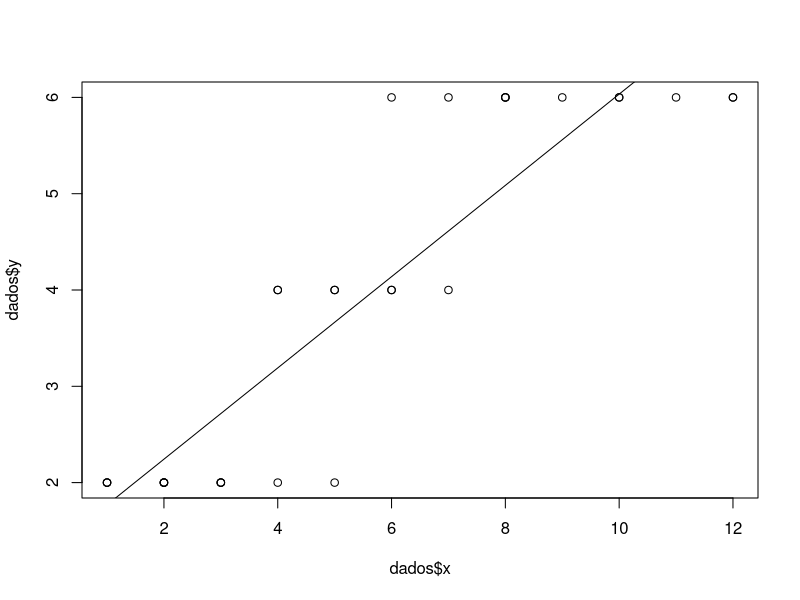
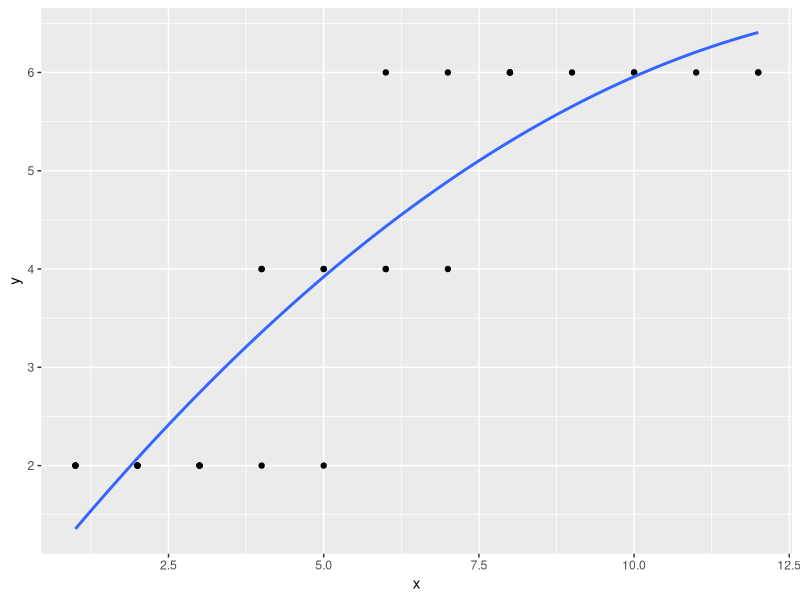
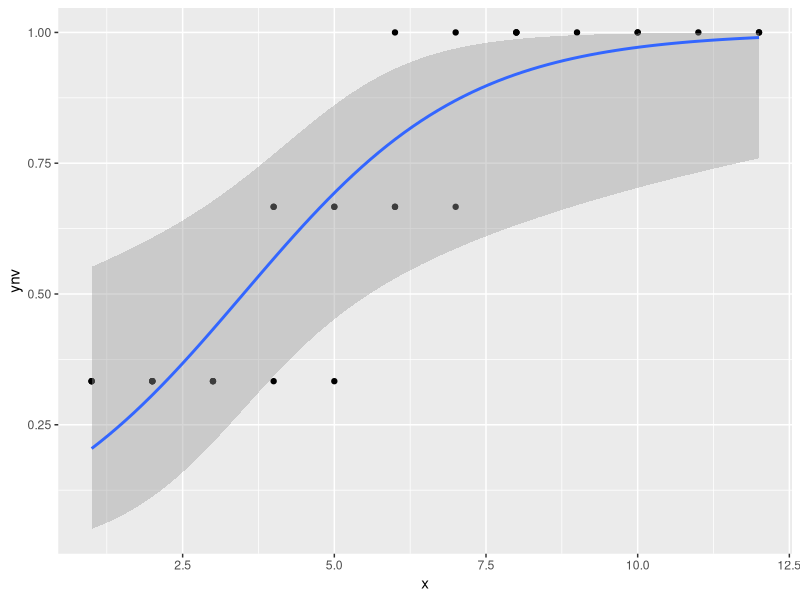
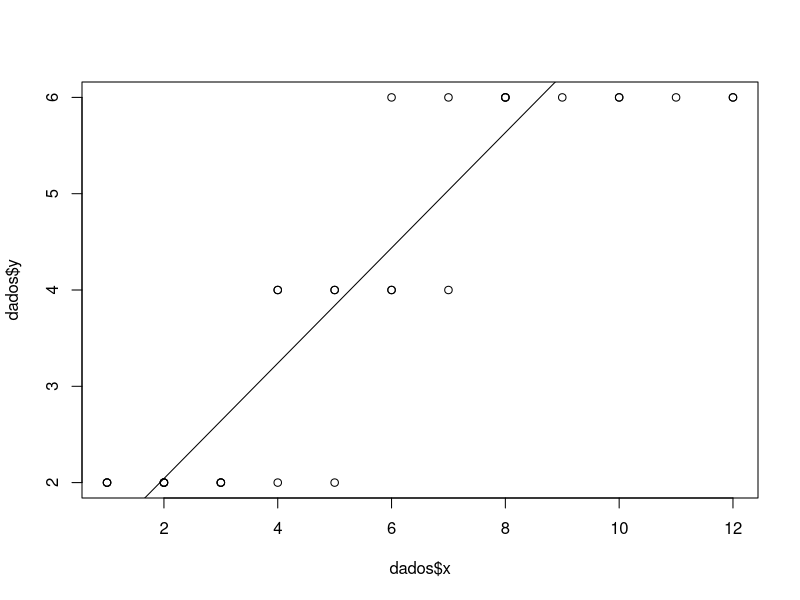
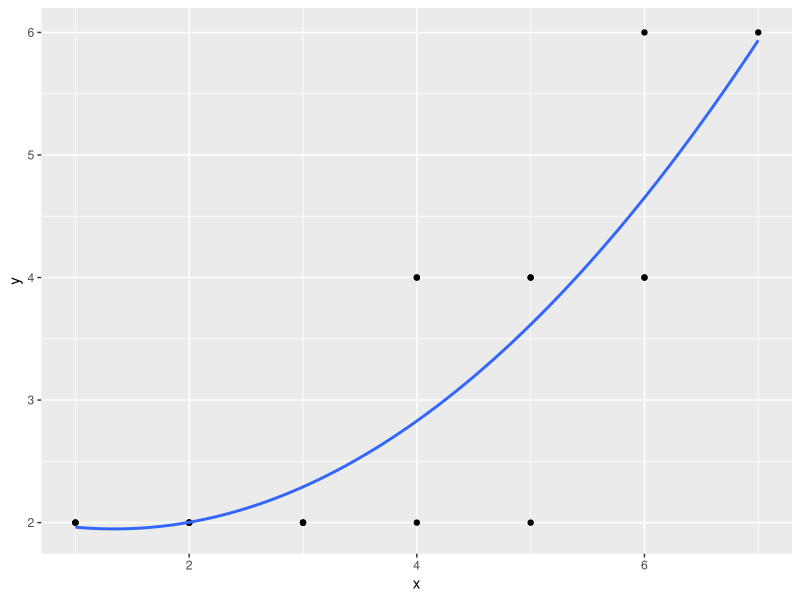
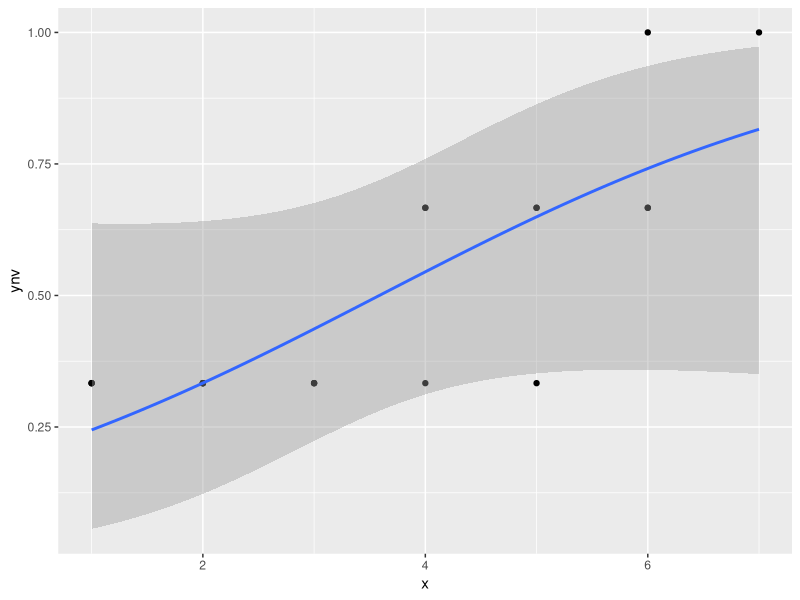

Write the R code that produced these figures, in order.
library(ggplot2)
x<-c(1,2,1,1,2,2,3,2,3,4,3,4,5,4,5,5,6,6,6,7,8,7,8,8,9,10,10,11,12,12)
y<-c(2,2,2,2,2,2,2,2,2,4,2,2,4,4,2,4,4,4,6,6,6,4,6,6,6,6,6,6,6,6)
grupo<-c(1,1,1,1,1,1,1,1,1,1,2,2,2,2,2,2,2,2,2,2,3,3,3,3,3,3,3,3,3,3)
dados<-data.frame(grupo,x,y)
mod1<-lm(y~x,dados) #regreçao linear simples
dados$x2=dados$x^2
plot(dados$x,dados$y);abline(mod1)
#regreçao linear quadratica
mod2<-lm(y~x+I(x^2),data=dados)
ggplot(dados,aes(x=x,y=y))+
  geom_point()+
  geom_smooth(method = "lm",formula = y~x+I(x^2),se=FALSE)

ynv=dados$y/max(dados$y)
modelo3<-glm(data=dados,formula = ynv~x,family = binomial)
summary(modelo3)          
ggplot(dados,aes(x=x,y=ynv))+
  geom_point(alpha=1.5)+
  geom_smooth(method = "glm",method.args=list(family="binomial"))
 
summary(mod1)
summary(mod2)
summary(modelo3)

date<-dados[dados$grupo%in%c(1,2),]
mod1<-lm(date$y~date$x)
plot(dados$x,dados$y);abline(lm(date$y~date$x))



mod2<-lm(y~x+I(x^2),data=date)
ggplot(date,aes(x=x,y=y))+
  geom_point()+
  geom_smooth(method = "lm",formula = y~x+I(x^2),se=FALSE)


ynv=date$y/max(date$y)
modelo3<-glm(data=date,formula = ynv~x,family = binomial)
summary(modelo3)          
ggplot(date,aes(x=x,y=ynv))+
  geom_point(alpha=1.5)+
  geom_smooth(method = "glm",method.args=list(family="binomial"))

summary(mod1)
summary(mod2)
summary(modelo3)